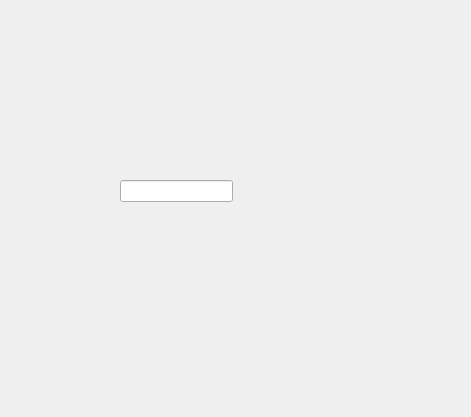
<?xml version="1.0" encoding="UTF-8"?>
<ui version="4.0">
 <class>Dialog</class>
 <widget class="QDialog" name="Dialog">
  <property name="geometry">
   <rect>
    <x>0</x>
    <y>0</y>
    <width>471</width>
    <height>417</height>
   </rect>
  </property>
  <property name="windowTitle">
   <string>Dialog</string>
  </property>
  <widget class="QLineEdit" name="lineEdit">
   <property name="geometry">
    <rect>
     <x>120</x>
     <y>180</y>
     <width>113</width>
     <height>22</height>
    </rect>
   </property>
  </widget>
 </widget>
 <resources/>
 <connections/>
</ui>
